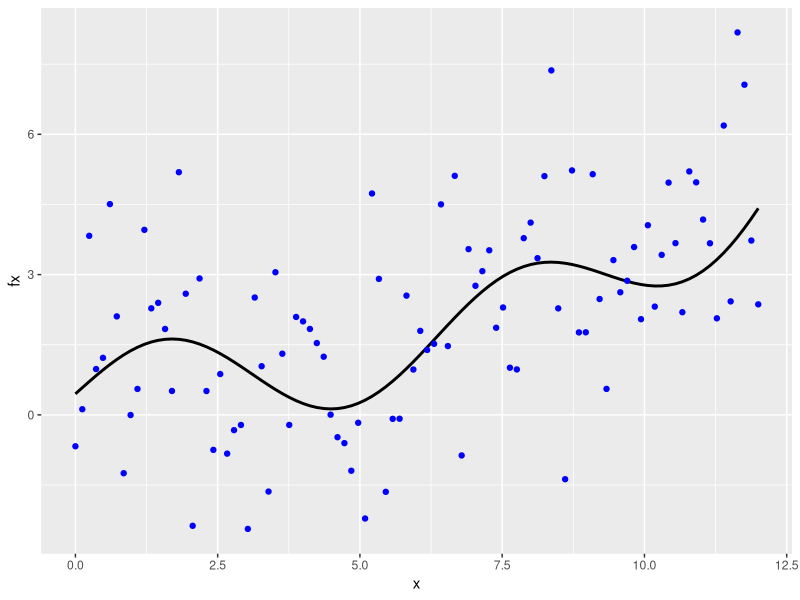
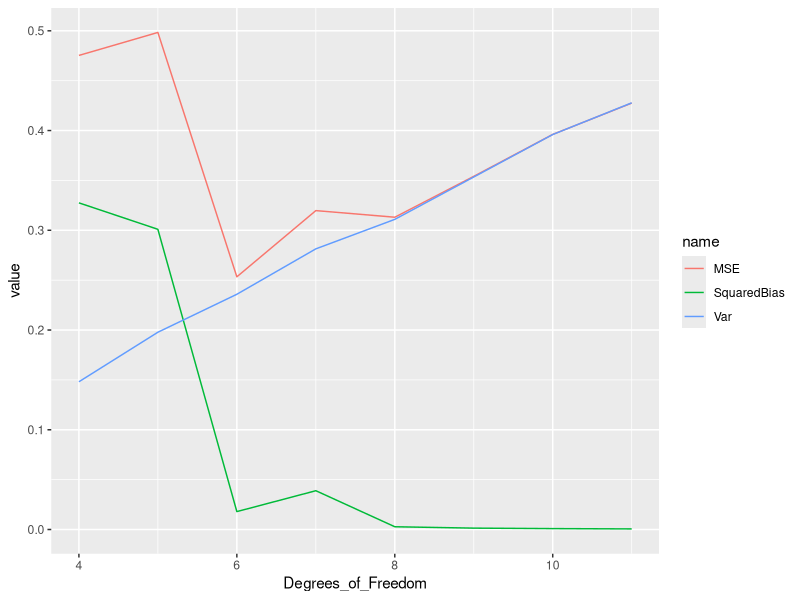

Write the R code that produced these figures, in order.
library(ggplot2)
library(splines)

# set a random seed to make the results reproducible

set.seed(123)
n_sample <- 100

# Train data 

x <- seq(from = 0, to = 12, length = n_sample)
fx <- sin(x) + exp((x-4)/5)

epsilon <- rnorm(n_sample, 0, sd = 2)
y <- fx + epsilon

# Test data 

ggplot(data = NULL, aes(x = x)) + geom_line(aes(y = fx), linewidth = 1) + geom_point(aes(y = y), color = "blue")



# Consider fitting a cubic spline with different number of knots. The true function is not a cubic spline, so we cannot expect to have an
# unbiased estimator, however a spline with enough d.o.f. should approximate well our function, and then have low bias. 

# To approximate bias and variance, we simulate many data sets and apply the same estimators to each data set, and we average. We then 
# obtain a graph of the results that tells us how squared bias and variance behave as a function of d.o.f. 

  
  
# set a random seed to make the results reproducible 
  
set.seed(123) 

n_sim <- 500
n_df <- 8 


# setup containers to store the results 

prediction_matrix <- matrix(NA, nrow = n_sim, ncol = n_sample)
mse_temp <- matrix(NA, nrow = n_sim, ncol = n_df)
msep_temp <- matrix(NA, nrow = n_sim, ncol = n_df)
naive_temp <- matrix(NA, nrow = n_sim, ncol = n_df)  # part 2.5 in the pdf

results <- matrix(NA, nrow = 5, ncol = n_df)

# outer for-loop
for (df_iter in 1:n_df) {
  # inner for-loop 
  for (mc_iter in seq(n_sim)) {
    epsilon_train <- rnorm(n_sample,0, sd = 2)
    y_train <- fx + epsilon_train
    
    cspline <- lm(y_train ~ splines::bs(x, df = df_iter + 2))
    cspline_predict <- predict(cspline, data.frame(x))
    prediction_matrix[mc_iter, 1:n_sample] <- cspline_predict
    mse_temp[mc_iter, df_iter] <- mean((cspline_predict - fx)^2)
    naive_temp[mc_iter, df_iter] <- mean((cspline_predict - y_train)^2)
  }
  var_matrix <- apply(prediction_matrix, 2, FUN = var) # pdf notes page 8 MSE_n formula first term
  bias_matrix <- apply(prediction_matrix, 2, FUN = mean) # pdf notes page 8 MSE_n formula second term
  squared_bias <- (bias_matrix - fx)^2
  results[1, df_iter] <- mean(var_matrix)  
  results[2, df_iter] <- mean(squared_bias)
}
results[3,1:n_df] <- apply(mse_temp, 2, FUN = mean)
results[4,1:n_df] <- apply(naive_temp, 2, FUN = mean)
results[5,1:n_df] <- (1:n_df) + 3
results <- t(results)
colnames(results) <- c("Var", "SquaredBias", "MSE", "Naive",
                       "Degrees_of_Freedom")
results <- data.frame(results)


library(tidyverse)
plabs <- c("Var", "SquaredBias", "MSE", "Degrees_of_Freedom")
presults <- results[plabs]
presults %>%
  pivot_longer(cols = - Degrees_of_Freedom) %>%
  ggplot(aes(Degrees_of_Freedom, value, color = name)) +
  geom_line()


























